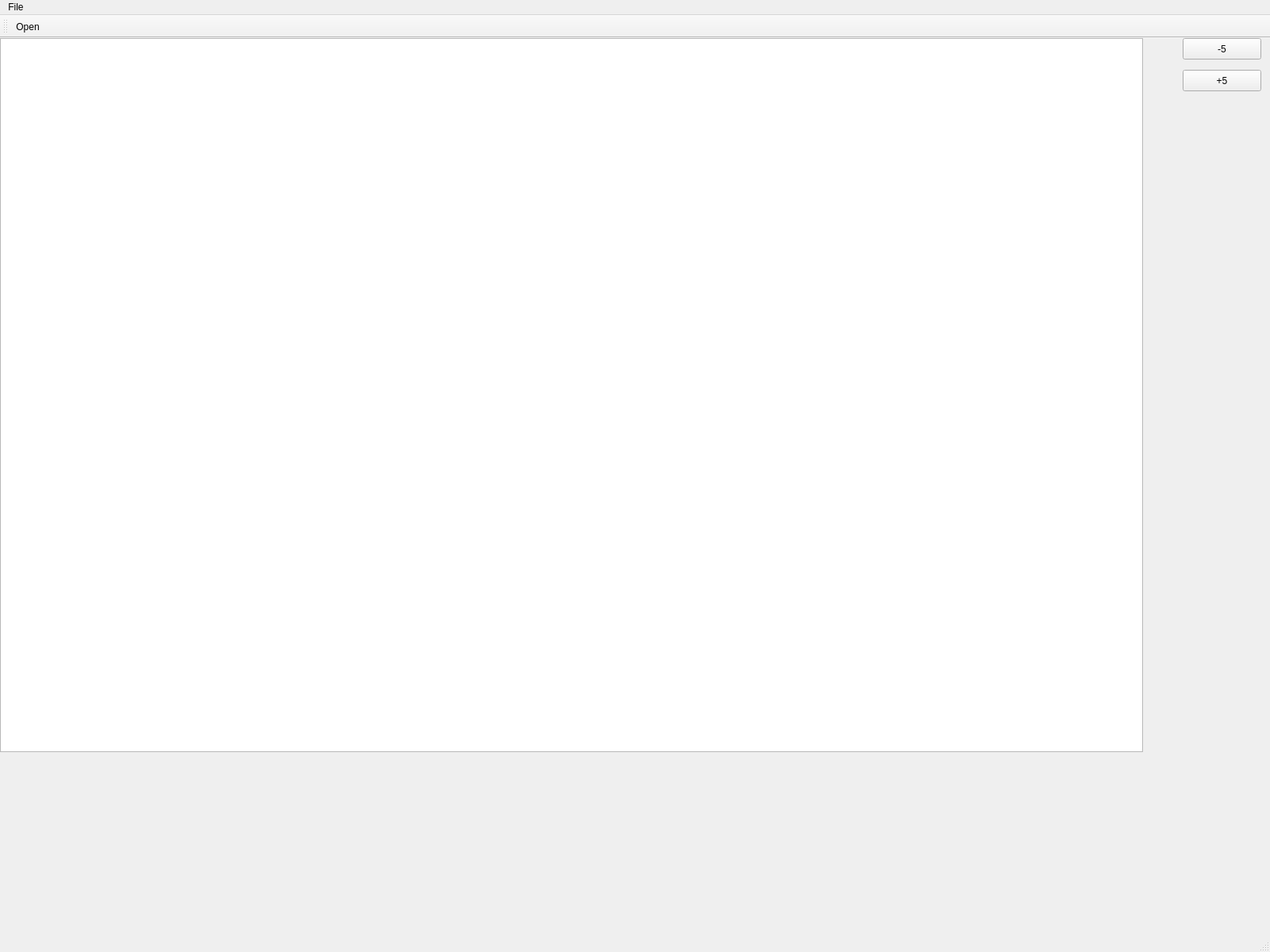
<?xml version="1.0" encoding="UTF-8"?>
<ui version="4.0">
 <class>TestWindow</class>
 <widget class="QMainWindow" name="TestWindow">
  <property name="geometry">
   <rect>
    <x>0</x>
    <y>0</y>
    <width>1600</width>
    <height>1200</height>
   </rect>
  </property>
  <property name="windowTitle">
   <string>Papyrus FEMLab</string>
  </property>
  <widget class="QWidget" name="centralwidget">
   <widget class="QGraphicsView" name="graphicsView">
    <property name="geometry">
     <rect>
      <x>0</x>
      <y>0</y>
      <width>1440</width>
      <height>900</height>
     </rect>
    </property>
   </widget>
   <widget class="QPushButton" name="btnRotateLeft">
    <property name="geometry">
     <rect>
      <x>1490</x>
      <y>0</y>
      <width>99</width>
      <height>27</height>
     </rect>
    </property>
    <property name="text">
     <string>-5</string>
    </property>
   </widget>
   <widget class="QPushButton" name="btnRotateRight">
    <property name="geometry">
     <rect>
      <x>1490</x>
      <y>40</y>
      <width>99</width>
      <height>27</height>
     </rect>
    </property>
    <property name="text">
     <string>+5</string>
    </property>
   </widget>
  </widget>
  <widget class="QMenuBar" name="menubar">
   <property name="geometry">
    <rect>
     <x>0</x>
     <y>0</y>
     <width>1600</width>
     <height>22</height>
    </rect>
   </property>
   <widget class="QMenu" name="menuFile">
    <property name="title">
     <string>File</string>
    </property>
    <addaction name="actionOpen"/>
    <addaction name="separator"/>
    <addaction name="actionExit"/>
   </widget>
   <addaction name="menuFile"/>
  </widget>
  <widget class="QStatusBar" name="statusbar"/>
  <widget class="QToolBar" name="toolBar">
   <property name="windowTitle">
    <string>toolBar</string>
   </property>
   <attribute name="toolBarArea">
    <enum>TopToolBarArea</enum>
   </attribute>
   <attribute name="toolBarBreak">
    <bool>false</bool>
   </attribute>
   <addaction name="actionOpen"/>
  </widget>
  <action name="actionOpen">
   <property name="text">
    <string>Open</string>
   </property>
  </action>
  <action name="actionExit">
   <property name="text">
    <string>Exit</string>
   </property>
  </action>
 </widget>
 <resources/>
 <connections/>
</ui>
